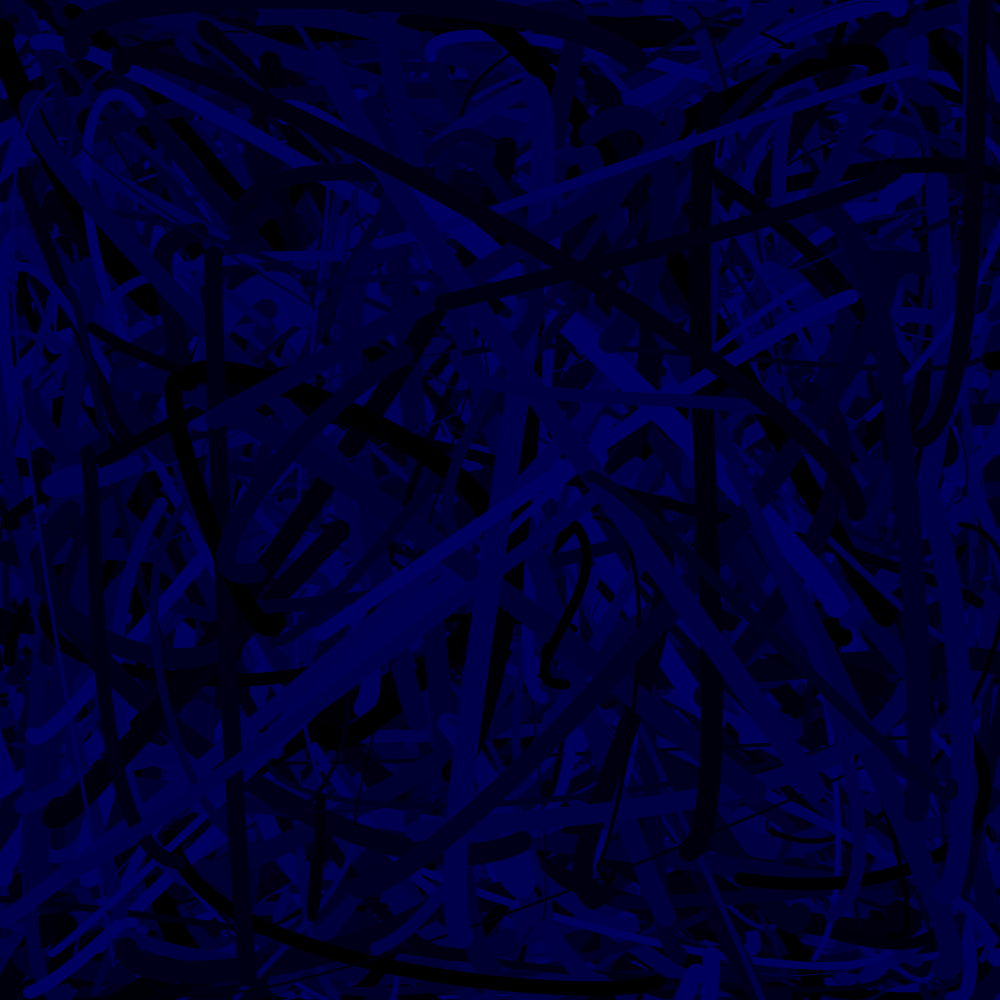
Frame 1 (no input)
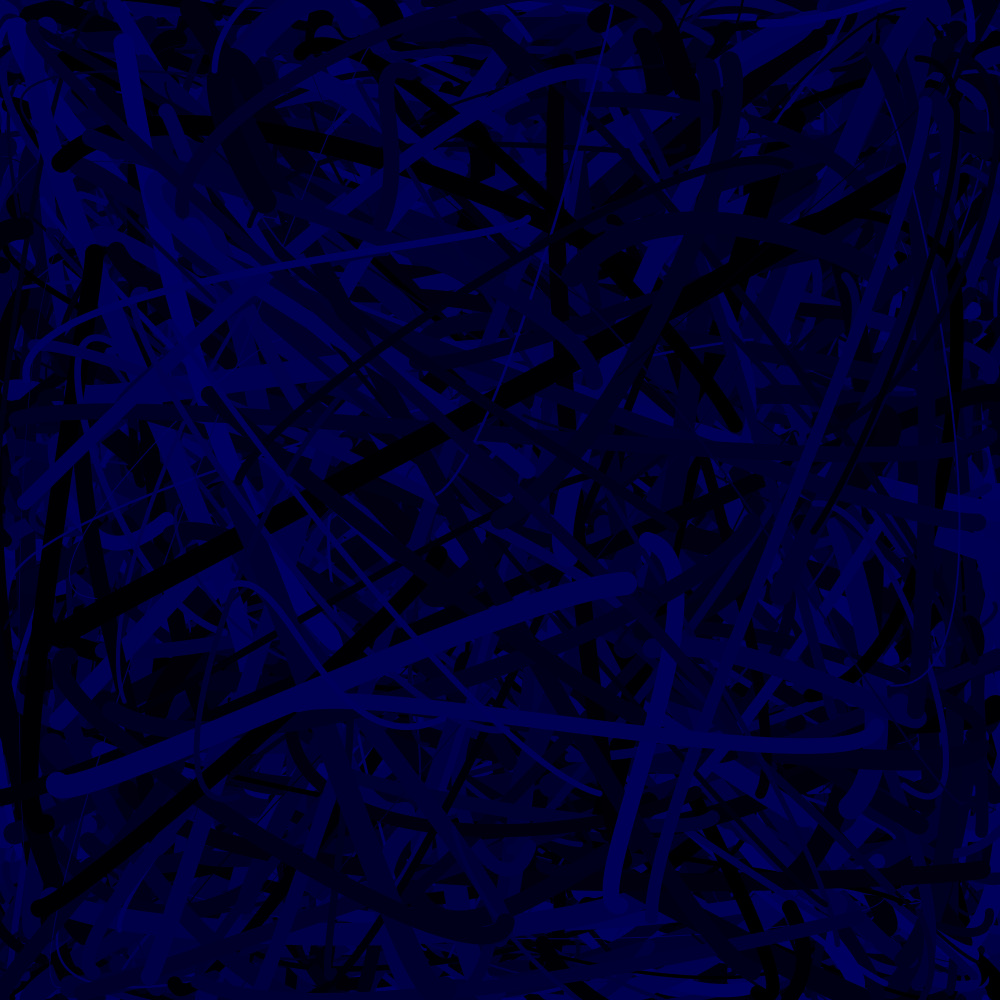
Frame 2 (the mouse pressed at the canvas centre, redrawn once)

The Processing sketch that drew these frames (run headless with seeded random() and noise(); the mouse was pressed at the canvas centre and the sketch redrawn once):

// Processing sketch: Curves
// ── Curves.pde
void setup(){
  size(1000, 1000);
  noFill();
  noLoop();
  background(0);
}

void draw(){
  background(0);

  for (int i=0; i<10000; i++){
    float x1 = random(0,width);
    float y1 = random(0,height);
    float x2 = random(0,width);
    float y2 = random(0,height);
    float x3 = random(0,width);
    float y3 = random(0,height);
    float x4 = random(0,width);
    float y4 = random(0,height);
  
    color c1 = color(random(0,0), random(0,0), random(0,100));
  
    strokeWeight(random(0,25));
    stroke(c1);
    
    curve(x1,y1,x2,y2,x3,y3,x4,y4);
  }
}

void keyPressed() {
  redraw();
}
